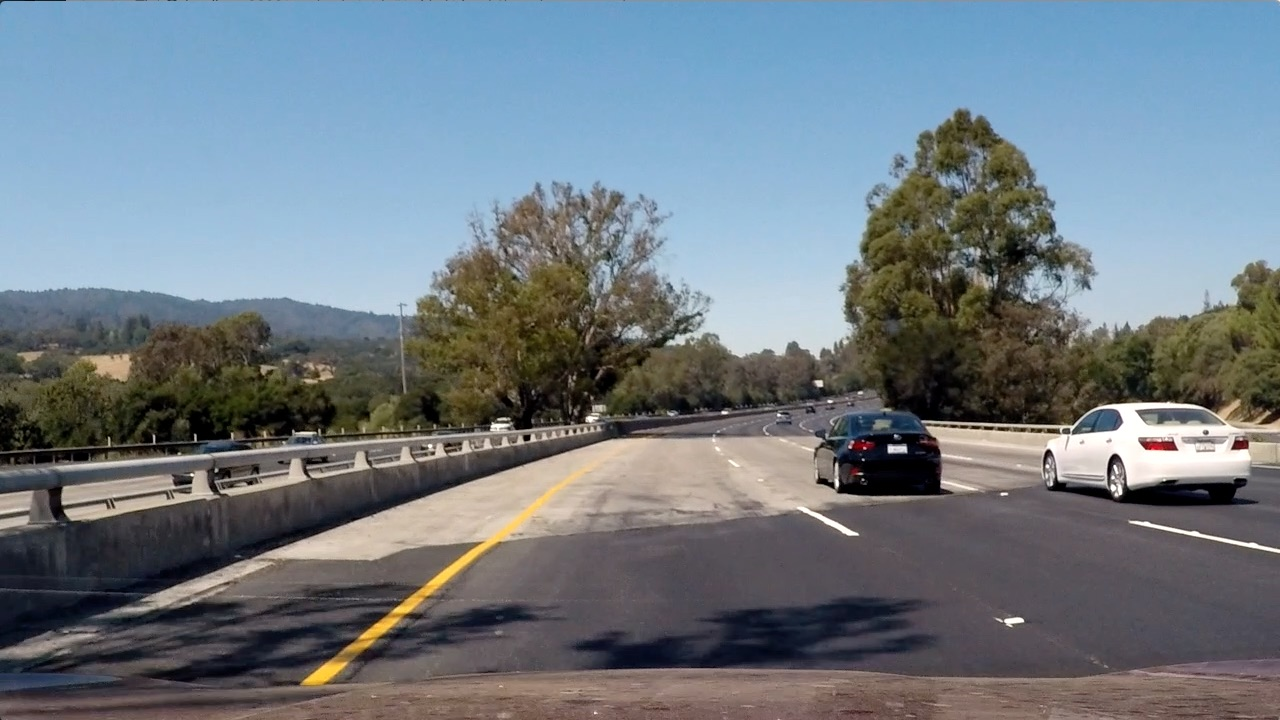
#> input picture test_images/test4.jpg, 1280 x 720 px
$ jupyter execute --allow-errors P5.ipynb   (shell and % lines are left out)   (older library calls are emulated)
#> lines starting #> are read from the running program, lines starting #| are printed output that depends on the picture; after the words box and inside, x2 and y2 are one past the last pixel; in counts of white or black regions, pixels touching at a corner belong together
# Self-Driving Car Engineer Nanodegree

## Vehicle Detection - Project 5

[cell 1]
import cv2
import glob
import numpy as np

import matplotlib
import matplotlib.pyplot as plt
import matplotlib.image as mpimg
import time

from random import shuffle

from skimage.feature import hog
from sklearn.svm import LinearSVC
from sklearn.preprocessing import StandardScaler
from sklearn.model_selection import train_test_split
from scipy.ndimage.measurements import label

from moviepy.editor import VideoFileClip
from IPython.display import HTML

## 1. Loading the data

[cell 2]
car_images = glob.glob("data/vehicles/*/*.*")
noncar_images = glob.glob("data/non-vehicles/*/*.*")
shuffle(car_images)
shuffle(noncar_images)
print(len(car_images), '         images of vehicles')
print(len(noncar_images), '        images of non-vehicles')
#> (the rest of this cell did not finish here and is left out)

## 2. Data Visualization

#> (a cell that did not finish here is left out)

Code from part **2.** is inspired by [Jeremy-Shannon's](https://github.com/jeremy-shannon/CarND-Vehicle-Detection/blob/master/vehicle_detection_project.ipynb) work

## 3. Defining a function to return HOG features and visualization

[cell 4]
# [18 lines left out: function get_hog_features, not called in this run]

# Generate a random index to look at a car image
#> (the rest of this cell did not finish here and is left out)

Code from part **3.** is copied from [Lesson 20. **Scikit-Image HOG**](https://classroom.udacity.com/nanodegrees/nd013/parts/fbf77062-5703-404e-b60c-95b78b2f3f9e/modules/2b62a1c3-e151-4a0e-b6b6-e424fa46ceab/lessons/fd66c083-4ccb-4fe3-bda1-c29db76f50a0/concepts/d479f43a-7bbb-4de7-9452-f6b991ece599)

## 4. Defining a function to compute Color Histogram features and visualizing the results

[cell 5]
# Define a function to compute color histogram features
# [19 lines left out: function color_hist, not called in this run]

# Generate a random index to look at a car image
#> (the rest of this cell did not finish here and is left out)

Code from part **4.** is inspired by [Lesson 12. **Histograms of Color**](https://classroom.udacity.com/nanodegrees/nd013/parts/fbf77062-5703-404e-b60c-95b78b2f3f9e/modules/2b62a1c3-e151-4a0e-b6b6-e424fa46ceab/lessons/fd66c083-4ccb-4fe3-bda1-c29db76f50a0/concepts/4f0692c6-e22d-4f28-b5d0-7990a4d8de86)

## 5. Defining a function to return Spatial Binning of Color features and visualizing the results

[cell 6]
# Define a function to compute color histogram features
# Pass the color_space flag as 3-letter all caps string
# like 'HSV' or 'LUV' etc.
# [18 lines left out: function bin_spatial, not called in this run]

#> (the rest of this cell did not finish here and is left out)

Code from part **5.** is inspired by [Lesson 16. **Spatial Binning of Color**](https://classroom.udacity.com/nanodegrees/nd013/parts/fbf77062-5703-404e-b60c-95b78b2f3f9e/modules/2b62a1c3-e151-4a0e-b6b6-e424fa46ceab/lessons/fd66c083-4ccb-4fe3-bda1-c29db76f50a0/concepts/404dfd70-937b-468f-a3df-5fb88cc2f765)

## 6. Defining a function to extract features from a list of images

[cell 7]
from sklearn.preprocessing import StandardScaler
from tqdm import tqdm

# Define a function to extract features from a list of images
# Have this function call bin_spatial() and color_hist()
def extract_features(images, color_space='RGB', spatial_size=(32, 32),
                     hist_bins=32, orient=9, pix_per_cell=8,
                     cell_per_block=2, hog_channel=0,
                     spatial_feat=True, hist_feat=True, hog_feat=True):
    # Create a list to append feature vectors to
    features = []
    # Iterate through the list of images
    for file in tqdm(images):
        file_features = []
        img = mpimg.imread(file) # idea for the progress came from "nhiddink"
        # apply color conversion if other than 'RGB'
        if color_space != 'RGB':
            if color_space == 'HSV':
                feature_image = cv2.cvtColor(img, cv2.COLOR_RGB2HSV)
            elif color_space == 'LUV':
                feature_image = cv2.cvtColor(img, cv2.COLOR_RGB2LUV)
            elif color_space == 'HLS':
                feature_image = cv2.cvtColor(img, cv2.COLOR_RGB2HLS)
            elif color_space == 'YUV':
                feature_image = cv2.cvtColor(img, cv2.COLOR_RGB2YUV)
            elif color_space == 'YCrCb':
                feature_image = cv2.cvtColor(img, cv2.COLOR_RGB2YCrCb)
        else: feature_image = np.copy(img)

        if spatial_feat == True:
            # Apply bin_spatial() to get spatial color features
            spatial_features = bin_spatial(feature_image, size=spatial_size)
            file_features.append(spatial_features)
        if hist_feat == True:
            # Apply color_hist() also with a color space option now
            hist_features = color_hist(feature_image, nbins=hist_bins)
            file_features.append(hist_features)
        if hog_feat == True:
            # Call get_hog_features() with vis=False, feature_vec=True
            if hog_channel == 'ALL':
                hog_features = []
                for channel in range(feature_image.shape[2]):
                    hog_features.append(get_hog_features(feature_image[:,:,channel],
                                        orient, pix_per_cell, cell_per_block,
                                        vis=False, feature_vec=True))
                hog_features = np.ravel(hog_features)
            else:
                hog_features = get_hog_features(feature_image[:,:,hog_channel], orient,
                                                pix_per_cell, cell_per_block, vis=False,
                                                feature_vec=True)
            file_features.append(hog_features)
        # Append the new feature vector to the features list
        features.append(np.concatenate(file_features))
    # Return list of feature vectors
    return features

1. Code for the progress bar in part **6.** is inspired by [Nhiddink's](https://github.com/nhiddink/CarND_P5_Vehicle_Detection_and_Tracking) work.
2. Code for appending the HOG feature in part **6.** is inspired by [Muddassir235's](https://github.com/muddassir235/Advanced-Lane-and-Vehicle-Detection) work.
3. Rest of the code is copied from [Lesson 22. **Combine and Normalize Features**](https://classroom.udacity.com/nanodegrees/nd013/parts/fbf77062-5703-404e-b60c-95b78b2f3f9e/modules/2b62a1c3-e151-4a0e-b6b6-e424fa46ceab/lessons/fd66c083-4ccb-4fe3-bda1-c29db76f50a0/concepts/cacf86d7-f8eb-46bd-9f09-34a2ff208ce8)

## 7. Training and testing the HOG Support Vector Classifier

[cell 8]
car_features = extract_features(car_images, hog_feat=True)
notcar_features = extract_features(noncar_images, hog_feat=True)

# Create an array stack of feature vectors
X = np.vstack((car_features, notcar_features)).astype(np.float64)
# Fit a per-column scaler
#> (the rest of this cell did not finish here and is left out)

#> (a cell that did not finish here is left out)

Code from part **7.** is inspired by [Lesson 29. **HOG Classify**](https://classroom.udacity.com/nanodegrees/nd013/parts/fbf77062-5703-404e-b60c-95b78b2f3f9e/modules/2b62a1c3-e151-4a0e-b6b6-e424fa46ceab/lessons/fd66c083-4ccb-4fe3-bda1-c29db76f50a0/concepts/7355e459-55d0-4f2d-923c-4810c4360267)

## 8. Training and testing the Color Histogram Support Vector Classifier

[cell 10]
car_features = extract_features(car_images, spatial_feat=True, hist_feat=True)
notcar_features = extract_features(noncar_images, spatial_feat=True, hist_feat=True)

# Create an array stack of feature vectors
X = np.vstack((car_features, notcar_features)).astype(np.float64)
# Fit a per-column scaler
#> (the rest of this cell did not finish here and is left out)

#> (a cell that did not finish here is left out)

Code from part **8.** is inspired by [Lesson 28. **Color Classify**](https://classroom.udacity.com/nanodegrees/nd013/parts/fbf77062-5703-404e-b60c-95b78b2f3f9e/modules/2b62a1c3-e151-4a0e-b6b6-e424fa46ceab/lessons/fd66c083-4ccb-4fe3-bda1-c29db76f50a0/concepts/be308636-742b-416a-8fcc-c6071865a11f)

## 9. Sliding Window Implementation

[cell 12]
# Define a function that takes an image,
# start and stop positions in both x and y,
# window size (x and y dimensions),
# and overlap fraction (for both x and y)
def slide_window(img, x_start_stop=[None, None], y_start_stop=[None, None],
                 xy_window=(128, 128), #(64, 64), (96, 96)
                 xy_overlap=(0.5, 0.5)):
    # If x and/or y start/stop positions not defined, set to image size
    if x_start_stop[0] == None:
        x_start_stop[0] = 0
    if x_start_stop[1] == None:
        x_start_stop[1] = img.shape[1]
    if y_start_stop[0] == None:
        y_start_stop[0] = 0
    if y_start_stop[1] == None:
        y_start_stop[1] = img.shape[0]
    # Compute the span of the region to be searched
    xspan = x_start_stop[1] - x_start_stop[0]
    yspan = y_start_stop[1] - y_start_stop[0]
    # Compute the number of pixels per step in x/y
    nx_pix_per_step = np.int(xy_window[0]*(1 - xy_overlap[0]))
    ny_pix_per_step = np.int(xy_window[1]*(1 - xy_overlap[1]))
    # Compute the number of windows in x/y
    nx_buffer = np.int(xy_window[0]*(xy_overlap[0]))
    ny_buffer = np.int(xy_window[1]*(xy_overlap[1]))
    nx_windows = np.int((xspan-nx_buffer)/nx_pix_per_step)
    ny_windows = np.int((yspan-ny_buffer)/ny_pix_per_step)
    # Initialize a list to append window positions to
    window_list = []
    # Loop through finding x and y window positions
    # Note: you could vectorize this step, but in practice
    # you'll be considering windows one by one with your
    # classifier, so looping makes sense
    for ys in range(ny_windows):
        for xs in range(nx_windows):
            # Calculate window position
            startx = xs*nx_pix_per_step + x_start_stop[0]
            endx = startx + xy_window[0]
            starty = ys*ny_pix_per_step + y_start_stop[0]
            endy = starty + xy_window[1]
            # Append window position to list
            window_list.append(((startx, starty), (endx, endy)))
    # Return the list of windows
    return window_list

# Define a function to draw bounding boxes
def draw_boxes(img, bboxes, color=(255,0,0), thick=6, random_color=False):
    # Make a copy of the image
    imcopy = np.copy(img)
    # Iterate through the bounding boxes
    for bbox in bboxes:
        # Random color code copied from jeremy-shannon
        if random_color == True:
            color = (np.random.randint(0,255), np.random.randint(0,255), np.random.randint(0,255))
        # Draw a rectangle given bbox coordinates
        cv2.rectangle(imcopy, bbox[0], bbox[1], color, thick)
    # Return the image copy with boxes drawn
    return imcopy

test_img = mpimg.imread('test_images/test4.jpg')
#> test_img is the input picture: shape (720, 1280, 3); mean R, G, B 112.2, 122.7, 130.9

windows =  slide_window(test_img,
                        x_start_stop=[None, None],
                        y_start_stop=[400, 656], #tune the parameters
                        xy_window=(64, 64),
                        xy_overlap=(0.5, 0.5))
#> windows = 273 items

window_img = draw_boxes(test_img, windows, random_color=True)
#> the loop in draw_boxes, `for bbox in bboxes:` made 273 passes
#> (bbox, color) on passes 1 to 12: (((0, 400), (64, 464)), (172, 47, 117)), (((32, 400), (96, 464)), (192, 67, 251)), (((64, 400), (128, 464)), (195, 103, 9)), (((96, 400), (160, 464)), (211, 21, 242)), (((128, 400), (192, 464)), (36, 87, 70)), (((160, 400), (224, 464)), (216, 88, 140)), (((192, 400), (256, 464)), (58, 193, 230)), (((224, 400), (288, 464)), (39, 87, 174)), (((256, 400), (320, 464)), (88, 81, 165)), (((288, 400), (352, 464)), (25, 77, 72)), (((320, 400), (384, 464)), (9, 148, 115)), (((352, 400), (416, 464)), (208, 243, 197))
#> color on passes 61 to 66: (43, 104, 11), (2, 51, 80), (32, 182, 128), (38, 19, 174), (42, 115, 184), (188, 232, 77)
#> after the loop in draw_boxes, `for bbox in bboxes:`:
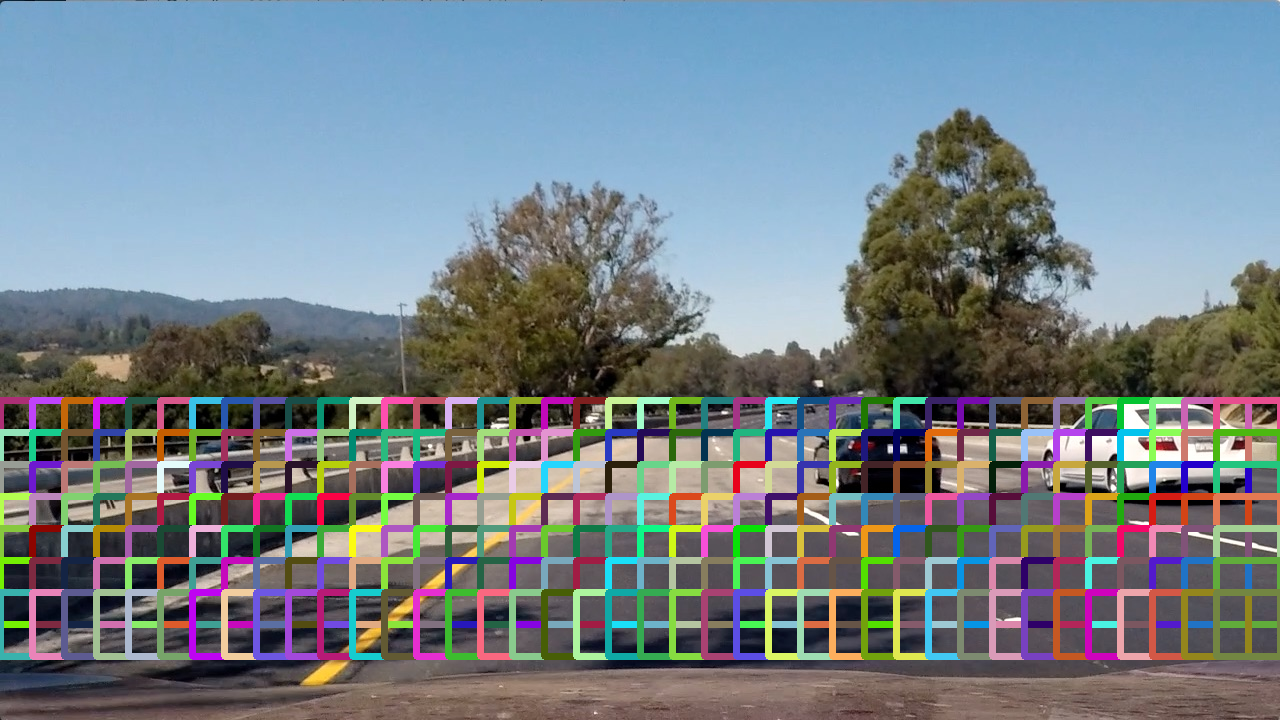
#> imcopy: shape (720, 1280, 3); 14.83% of pixels changed, all inside (x1, y1, x2, y2) = (0, 397, 1280, 660)
plt.imshow(window_img);
#> (this line was passed over: IPython is not available in this run)
matplotlib.rc('xtick', labelsize=15)
matplotlib.rc('ytick', labelsize=15)
plt.title('Sliding Windows Technique:', fontsize=15);
#> (this line was passed over: IPython is not available in this run)
plt.savefig('output_images/sliding_windows.png', bbox_inches="tight")
#> (this line was passed over: IPython is not available in this run)

1. Code from part **9.** is inspired by [Lesson 32. **Sliding Window Implementation**](https://classroom.udacity.com/nanodegrees/nd013/parts/fbf77062-5703-404e-b60c-95b78b2f3f9e/modules/2b62a1c3-e151-4a0e-b6b6-e424fa46ceab/lessons/fd66c083-4ccb-4fe3-bda1-c29db76f50a0/concepts/8e39c07e-afd5-4ba5-9204-8b44aa39285c).
2. Code for random color in *`draw_boxes`* is inspired by [**Jeremy-shannon's**](https://github.com/jeremy-shannon/CarND-Vehicle-Detection) work.

## 10. Defining a function to extract features from a single image window

[cell 13]
# This function is very similar to extract_features()
# just for a single image rather than list of images
# [48 lines left out: function single_img_features, not called in this run]

[cell 14]
# Define a function you will pass an image
# and the list of windows to be searched (output of slide_windows())
# [27 lines left out: function search_windows, not called in this run]

Code from part **10.** is inspired by [Lesson 34. **Search and Classify**](https://classroom.udacity.com/nanodegrees/nd013/parts/fbf77062-5703-404e-b60c-95b78b2f3f9e/modules/2b62a1c3-e151-4a0e-b6b6-e424fa46ceab/lessons/fd66c083-4ccb-4fe3-bda1-c29db76f50a0/concepts/40ac880a-7ccc-4145-a864-6b0b99ea31e9)

## 11. Train the classifier and test the predictions

[cell 15]
### TODO: Tweak these parameters and see how the results change.
color_space = 'YCrCb' # Can be RGB, HSV, LUV, HLS, YUV, YCrCb
orient = 10  # HOG orientations
pix_per_cell = 8 # HOG pixels per cell
cell_per_block = 2 # HOG cells per block
hog_channel = 'ALL' # Can be 0, 1, 2, or "ALL"
spatial_size = (32, 32) # Spatial binning dimensions
hist_bins = 64   # Number of histogram bins
spatial_feat = True # Spatial features on or off
hist_feat = True # Histogram features on or off
hog_feat = True # HOG features on or off

car_features = extract_features(car_images, color_space=color_space,
                            spatial_size=spatial_size, hist_bins=hist_bins,
                            orient=orient, pix_per_cell=pix_per_cell,
                            cell_per_block=cell_per_block,
                            hog_channel=hog_channel,
                            spatial_feat=spatial_feat, hist_feat=hist_feat,
                            hog_feat=hog_feat)
notcar_features = extract_features(noncar_images, color_space=color_space,
                            spatial_size=spatial_size, hist_bins=hist_bins,
                            orient=orient, pix_per_cell=pix_per_cell,
                            cell_per_block=cell_per_block,
                            hog_channel=hog_channel,
                            spatial_feat=spatial_feat, hist_feat=hist_feat,
                            hog_feat=hog_feat)

[cell 16]
X = np.vstack((car_features, notcar_features)).astype(np.float64)
# Fit a per-column scaler
#> (the rest of this cell did not finish here and is left out)

#> (a cell that did not finish here is left out)

#> `windows =  slide_window(test_img, x_start_stop=[600, None], y_start_st..`: windows = 60 items
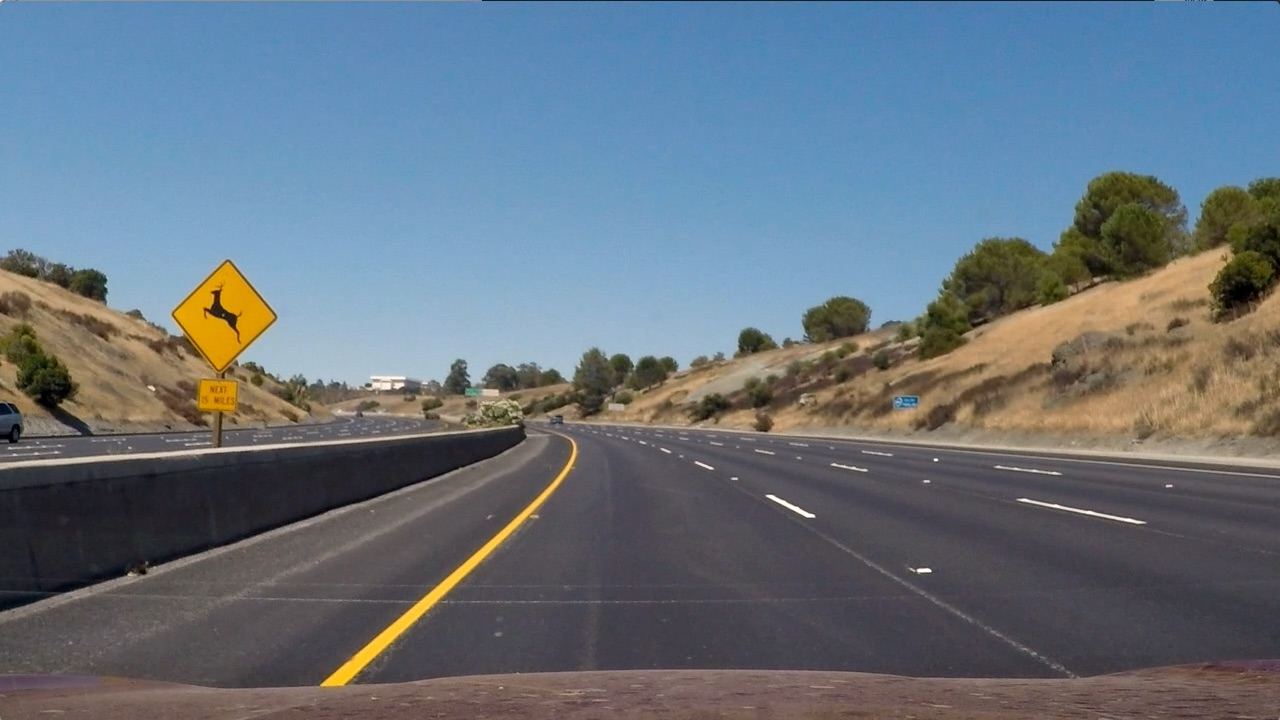
#> input picture test_images/test2.jpg, 1280 x 720 px
#> further down, img is the input picture: shape (720, 1280, 3); mean R, G, B 102.8, 114.6, 125.5

    hot_windows = search_windows(image, windows, svc, X_scaler, color_space=color_space,
                            spatial_size=spatial_size, hist_bins=hist_bins,
                            orient=orient, pix_per_cell=pix_per_cell,
                            cell_per_block=cell_per_block,
                            hog_channel=hog_channel, spatial_feat=spatial_feat,
                            hist_feat=hist_feat, hog_feat=hog_feat)

    window_img = draw_boxes(draw_image, hot_windows, random_color=True)

    f, (ax1, ax2) = plt.subplots(1, 2, figsize=(18,9))
    plt.tight_layout()
    ax1.imshow(draw_image)
    ax1.set_title('Original Image', fontsize=30)
    ax2.imshow(window_img)
    ax2.set_title('Cars found', fontsize=30)
    plt.savefig('output_images/windows.png', bbox_inches="tight")

Code from part **11.** is inspired by [Lesson 34. **Search and Classify**](https://classroom.udacity.com/nanodegrees/nd013/parts/fbf77062-5703-404e-b60c-95b78b2f3f9e/modules/2b62a1c3-e151-4a0e-b6b6-e424fa46ceab/lessons/fd66c083-4ccb-4fe3-bda1-c29db76f50a0/concepts/40ac880a-7ccc-4145-a864-6b0b99ea31e9)

## 12. Adding Heatmaps and Bounding Boxes

[cell 18]
# [38 lines left out: functions add_heat, apply_threshold, draw_labeled_bboxes, convert_color, not called in this run]

1. Code from part **12.** was copied from [Lesson 35. **Hog Sub-sampling Window Search**](https://classroom.udacity.com/nanodegrees/nd013/parts/fbf77062-5703-404e-b60c-95b78b2f3f9e/modules/2b62a1c3-e151-4a0e-b6b6-e424fa46ceab/lessons/fd66c083-4ccb-4fe3-bda1-c29db76f50a0/concepts/c3e815c7-1794-4854-8842-5d7b96276642).

## 13. Defining a function that can extract features using HOG sub-sampling and make predictions

[cell 19]
# [77 lines left out: function find_cars, not called in this run]

1. The *`find_cars`* function in part **13.** was copied from [Lesson 35. **Hog Sub-sampling Window Search**](https://classroom.udacity.com/nanodegrees/nd013/parts/fbf77062-5703-404e-b60c-95b78b2f3f9e/modules/2b62a1c3-e151-4a0e-b6b6-e424fa46ceab/lessons/fd66c083-4ccb-4fe3-bda1-c29db76f50a0/concepts/c3e815c7-1794-4854-8842-5d7b96276642)
2. Code for appending the *`bbox_list`* in part **13.** was copied from [**Preritj's**](https://github.com/preritj/Vechicle-Detection-Tracking) work

## 14. Heatmap Testing and Video Processing
___

#> (a cell that did not finish here is left out)
